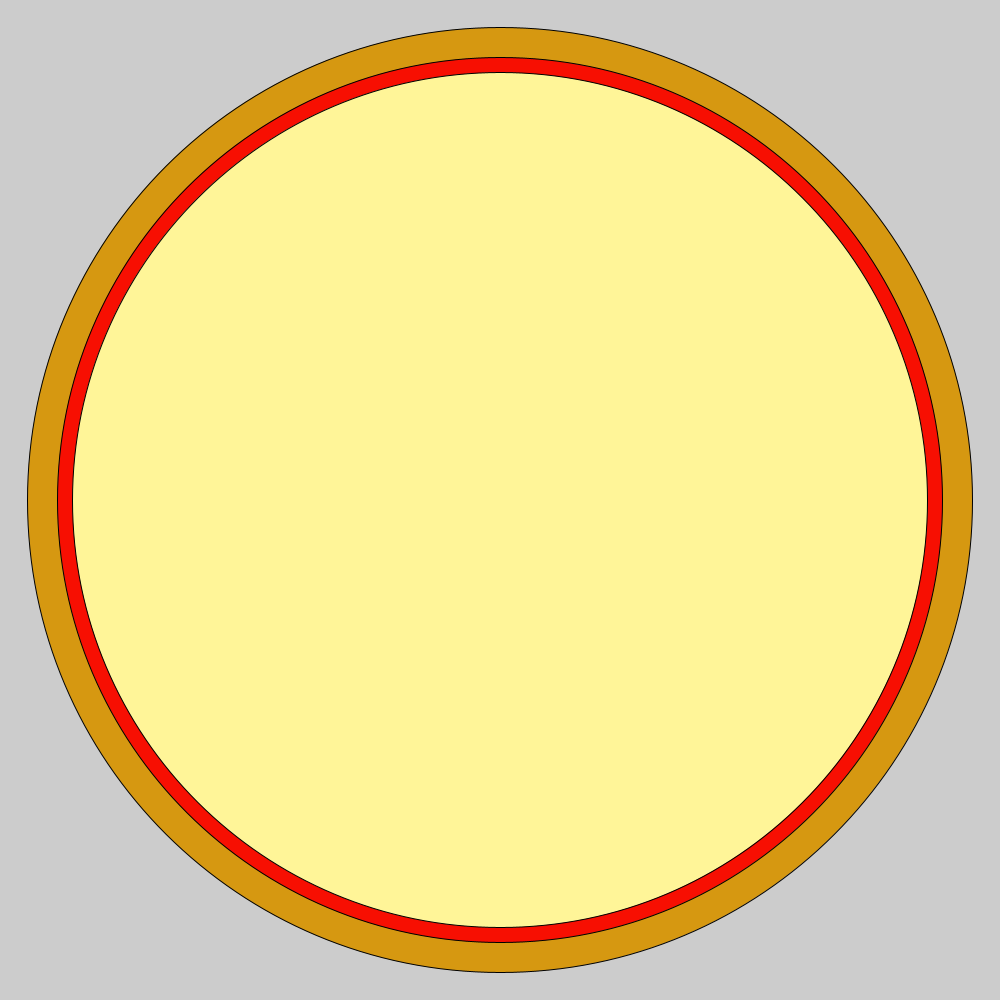
Frame 1 (no input)
Frame 60 (the mouse pressed at the canvas centre just before this capture): identical to frame 1, image omitted
Frame 120 (the mouse held since frame 60 and released just before this capture): identical to frame 1, image omitted

The Processing sketch that drew this single still picture (run headless with seeded random() and noise(); from frame 60 on, the mouse is pressed at the canvas centre):

// Processing sketch: pizza
// ── pizza.pde

void setup() {
    size (1000, 1000);
       fill(#D69811);
ellipse(500, 500, 945, 945);
    fill(#F70F02);
ellipse(500, 500, 885, 885);
    fill(#FFF598);
ellipse(500, 500, 855, 855);
}
void draw() {
  if(mouseButton==LEFT)  {
    fill(#391E02);
    rect(mouseX-5, mouseY, 10, 25);
ellipse(mouseX+8, mouseY, 35, 25);
ellipse(mouseX-8, mouseY, 35, 25);
ellipse(mouseX, mouseY, 35, 25);
}
  else if(mouseButton==RIGHT){
     fill(#FFF300);
    rect(mouseX, mouseY, 25, 55);
    
  }
}
